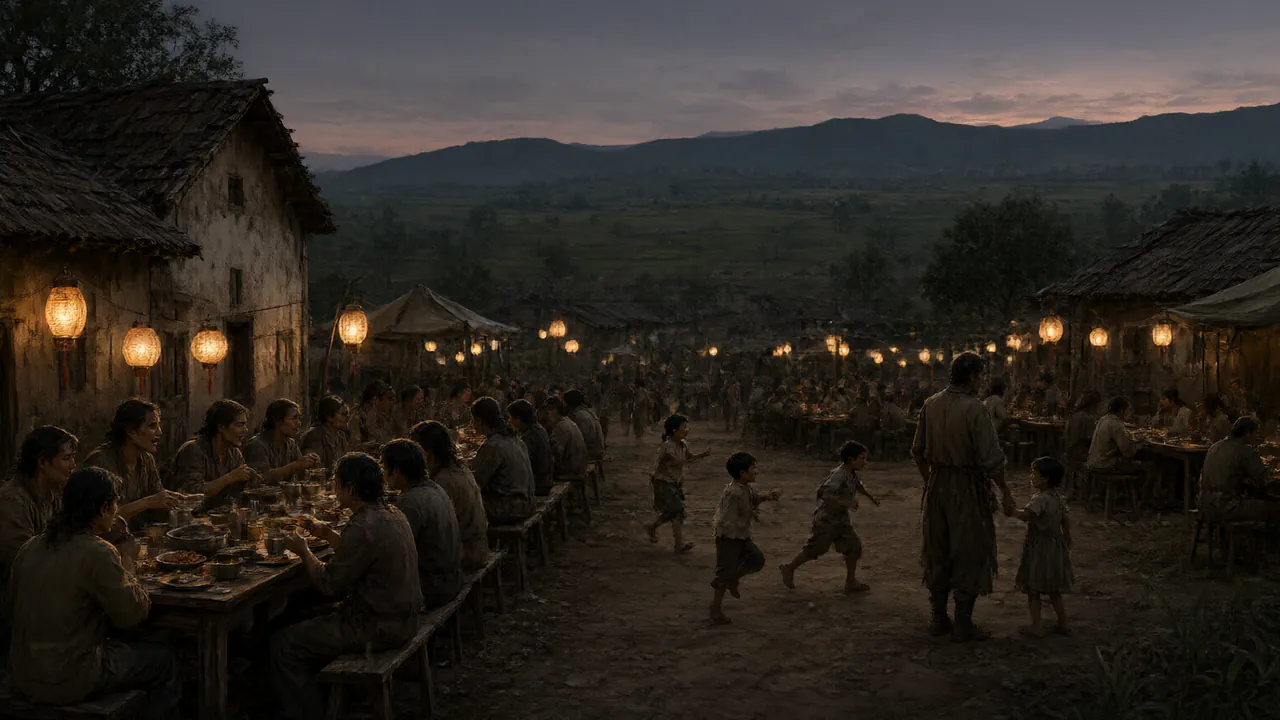
#> input picture assets/scene_ending_community.webp, 1280 x 720 px
$ python -i style.py   (imports and definitions only)
#> lines starting #> are read from the running program, lines starting #| are printed output that depends on the picture
#> further down, picture is the input picture: PIL image 1280x720 RGB; mean R, G, B 45.3, 40.4, 34.8
"""Make generated sprites read like hand-made game art: flat colour bands from a limited palette,
softened micro-detail and one consistent dark outline. Works on RGBA images at their final size."""
import numpy as np
from PIL import Image, ImageFilter, ImageEnhance

OUTLINE = (24, 20, 18)


def stylize(im, colors=20, outline=2, sat=0.9):
#> called with colors = 20, outline = 2, sat = 0.9
    im = im.convert('RGBA')
    a = np.array(im)
    alpha = a[..., 3]
#> alpha: shape (720, 1280); every value is 255
    # 1) knock down painterly micro-texture, keep edges
    rgb = Image.fromarray(a[..., :3]).filter(ImageFilter.ModeFilter(3)).filter(ImageFilter.SMOOTH)
    rgb = ImageEnhance.Color(rgb).enhance(sat)
    # 2) flat bands: quantize only the visible pixels to a small palette
    vis = alpha > 40
#> vis: shape (720, 1280) bool; every value is 1
    if vis.sum() > 16:
        px = np.array(rgb)[vis].reshape(-1, 1, 3)
        pal_src = Image.fromarray(px.astype('uint8'))
        q = pal_src.quantize(colors=colors, method=0, dither=0).convert('RGB')
        out = np.array(rgb)
        out[vis] = np.array(q).reshape(-1, 3)
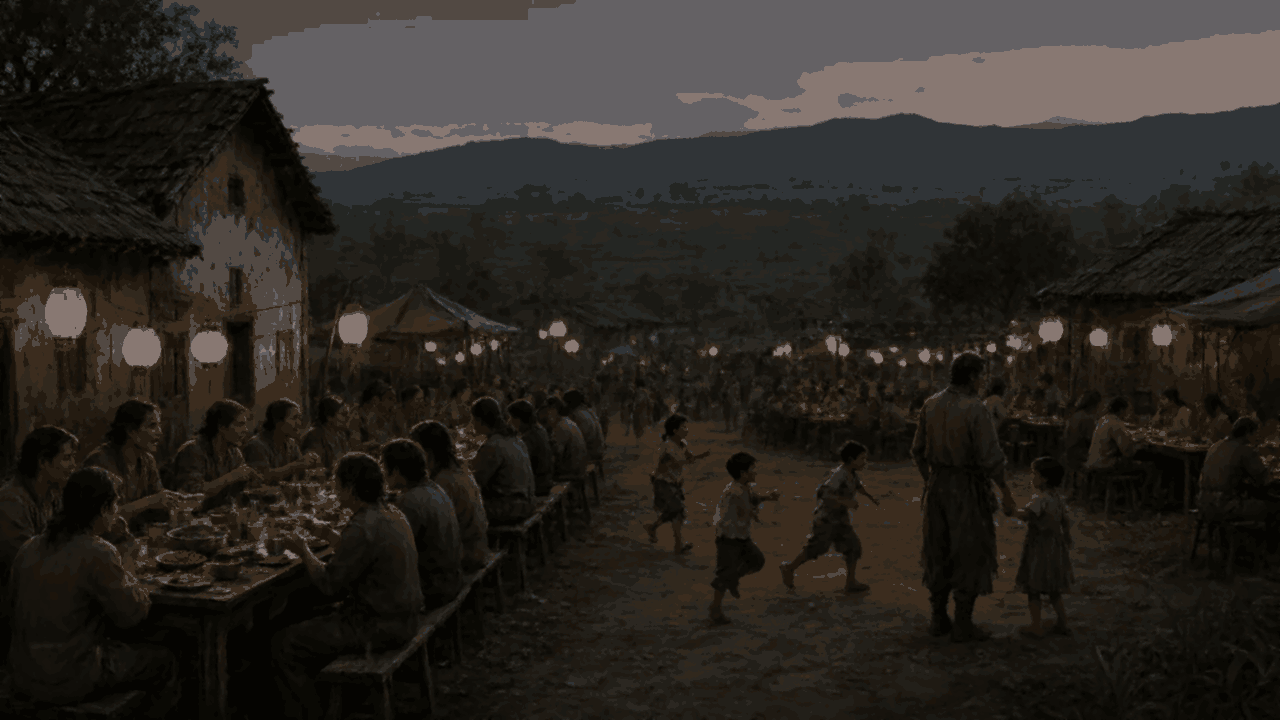
#> out: shape (720, 1280, 3); mean R, G, B 43.6, 39.5, 34.5
        rgb = Image.fromarray(out)
    # 3) hard-ish alpha edge + uniform outline
    al = Image.fromarray(np.where(alpha > 110, 255, 0).astype('uint8'))
    body = Image.merge('RGBA', (*rgb.split(), al))
    if outline:
        grown = al.filter(ImageFilter.MaxFilter(outline * 2 + 1))
        base = Image.new('RGBA', im.size, OUTLINE + (0,))
        base.putalpha(grown)
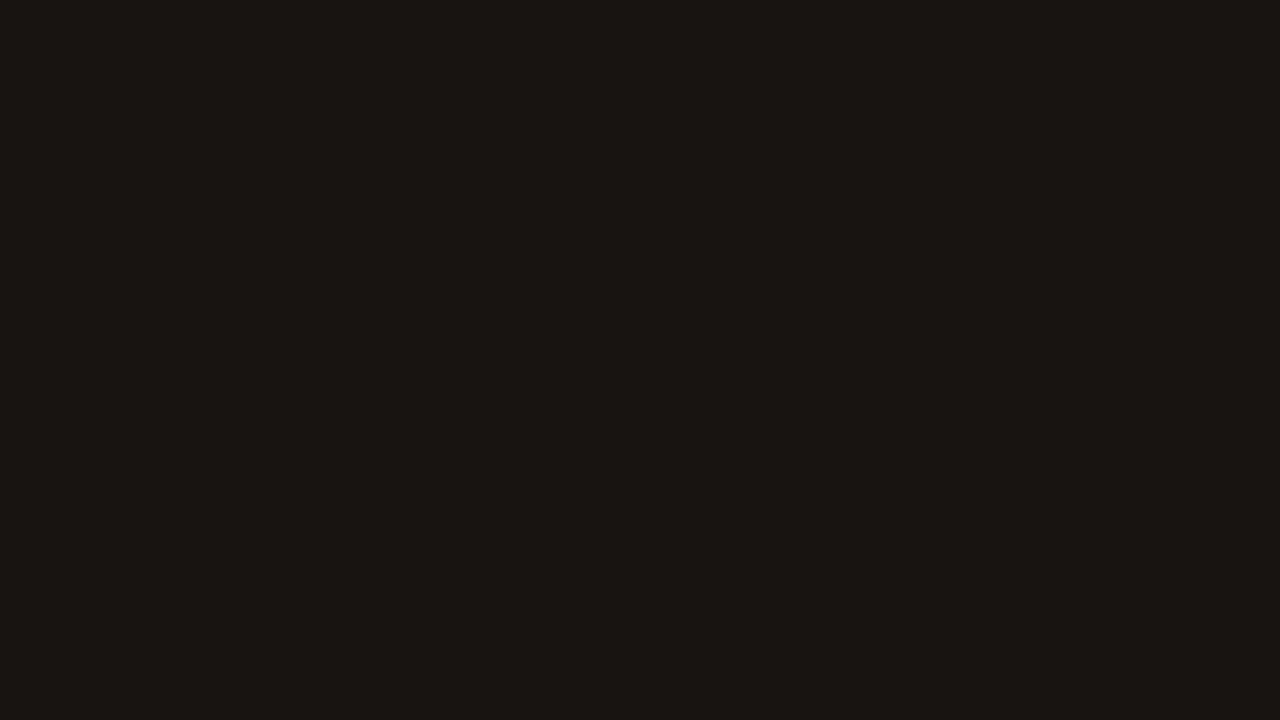
#> base: PIL image 1280x720 RGBA; mean R, G, B, A 24, 20, 18, 255
        base.alpha_composite(body)
        body = base
    return body

>>> from PIL import Image
>>> picture = Image.open('../../assets/scene_ending_community.webp')
>>> result = stylize(picture)

$ run again, on assets/scene_ending_cure.webp
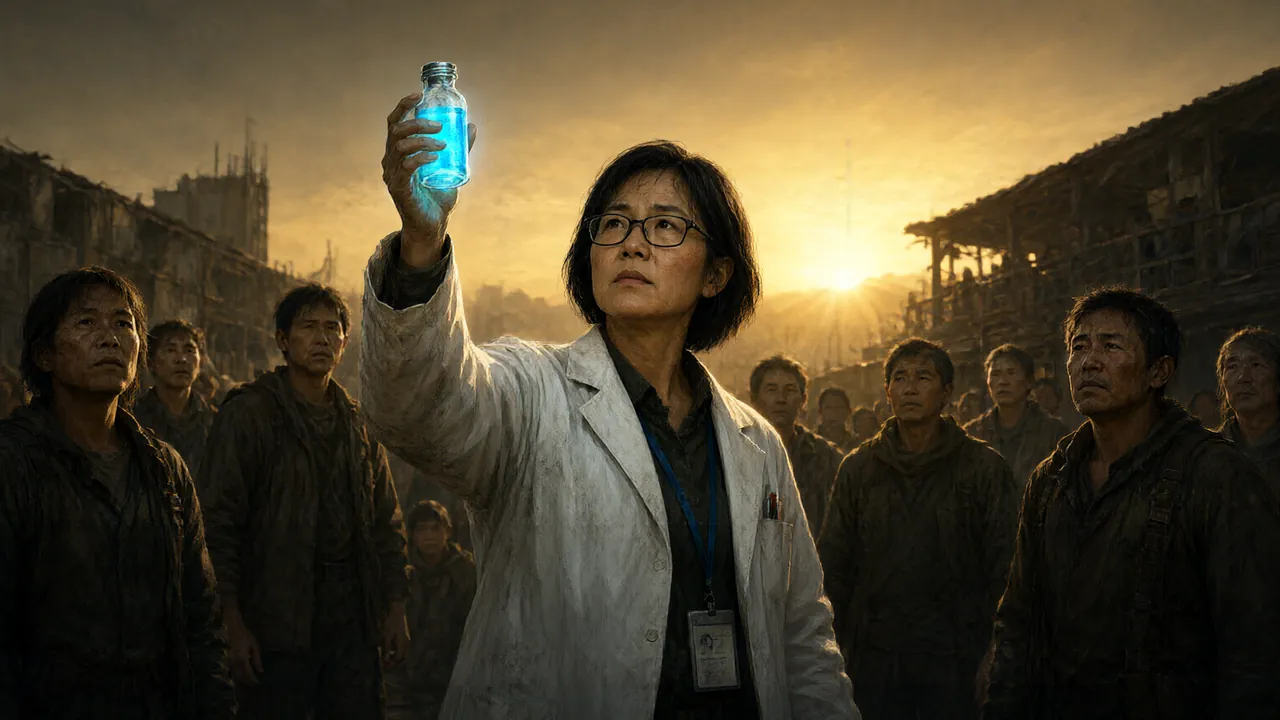
#> input picture assets/scene_ending_cure.webp, 1280 x 720 px
#> picture is the input picture: PIL image 1280x720 RGB; mean R, G, B 80, 69.4, 47.1
#> alpha: shape (720, 1280); every value is 255
#> vis: shape (720, 1280) bool; every value is 1
#> in stylize, `out[vis] = np.array(q).reshape(-1, 3)`:
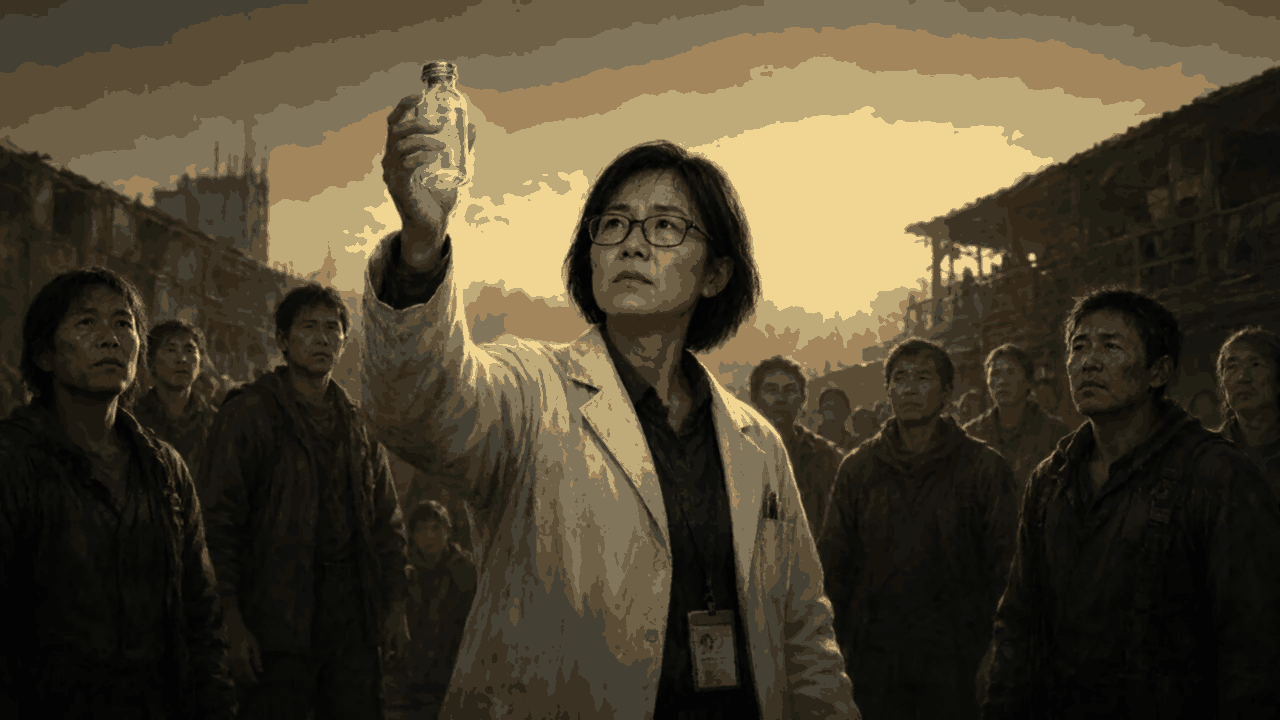
#> out: shape (720, 1280, 3); mean R, G, B 77.6, 68.2, 48.5

$ run again, on assets/scene_ending_evac.webp
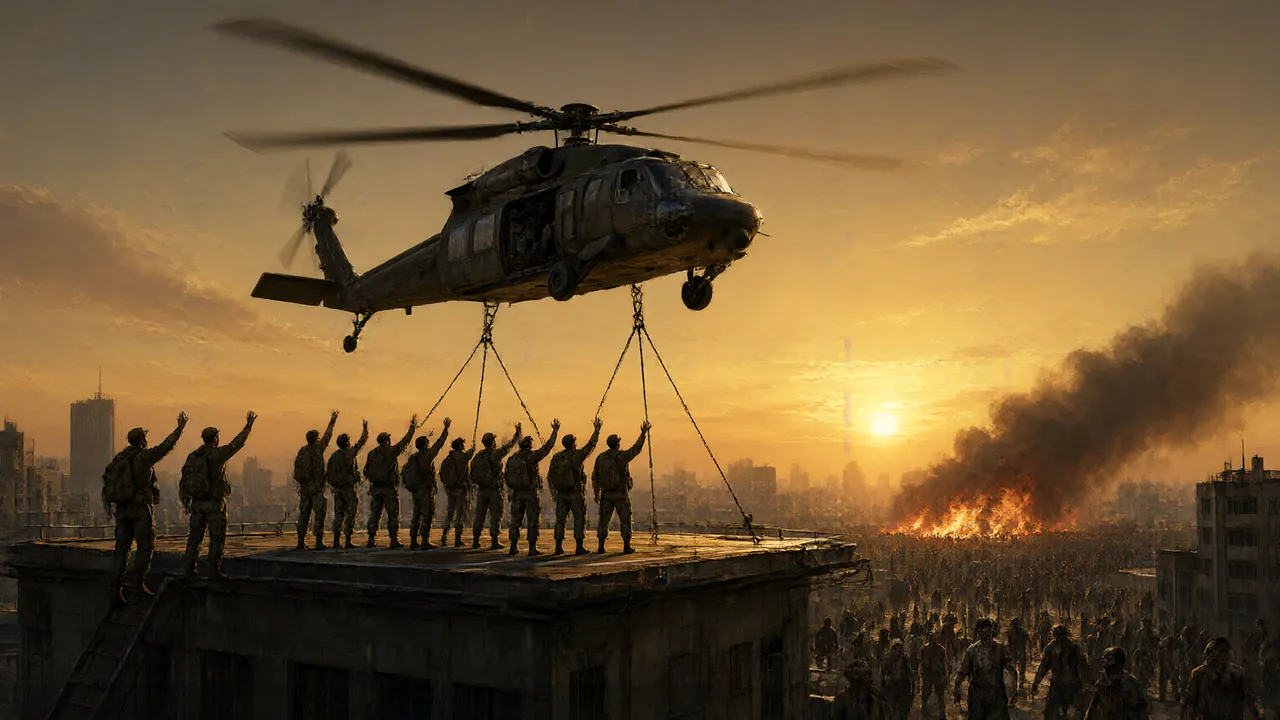
#> input picture assets/scene_ending_evac.webp, 1280 x 720 px
#> picture is the input picture: PIL image 1280x720 RGB; mean R, G, B 111.4, 87.1, 53.1
#> alpha: shape (720, 1280); every value is 255
#> vis: shape (720, 1280) bool; every value is 1
#> in stylize, `out[vis] = np.array(q).reshape(-1, 3)`:
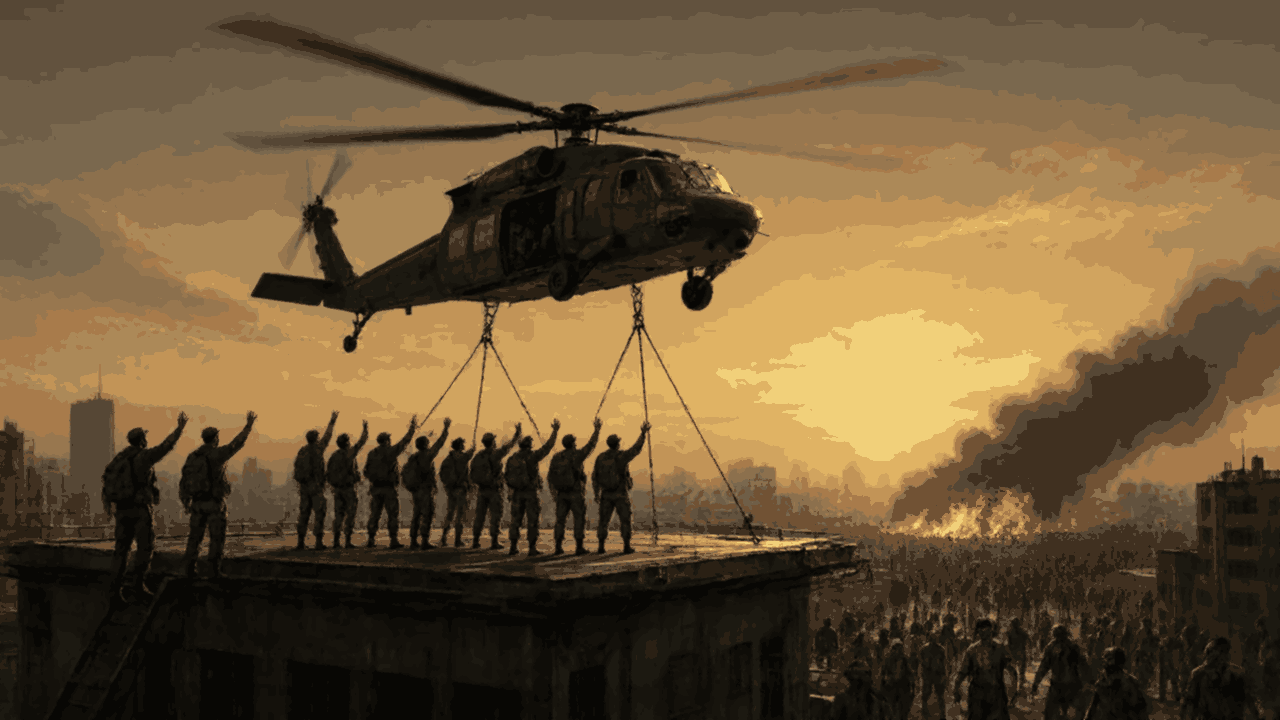
#> out: shape (720, 1280, 3); mean R, G, B 108.4, 86.7, 56

$ run again, on assets/scene_ending_warlord.webp
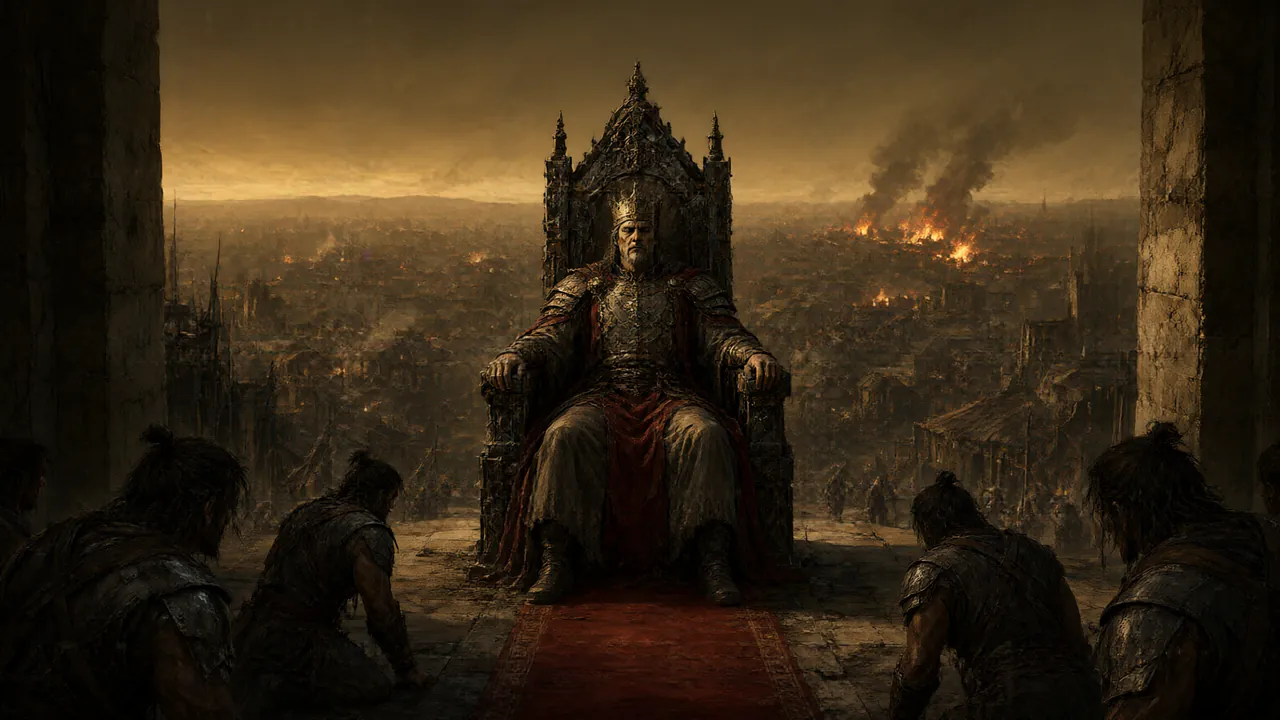
#> input picture assets/scene_ending_warlord.webp, 1280 x 720 px
#> picture is the input picture: PIL image 1280x720 RGB; mean R, G, B 55.4, 41.6, 22.9
#> alpha: shape (720, 1280); every value is 255
#> vis: shape (720, 1280) bool; every value is 1
#> in stylize, `out[vis] = np.array(q).reshape(-1, 3)`:
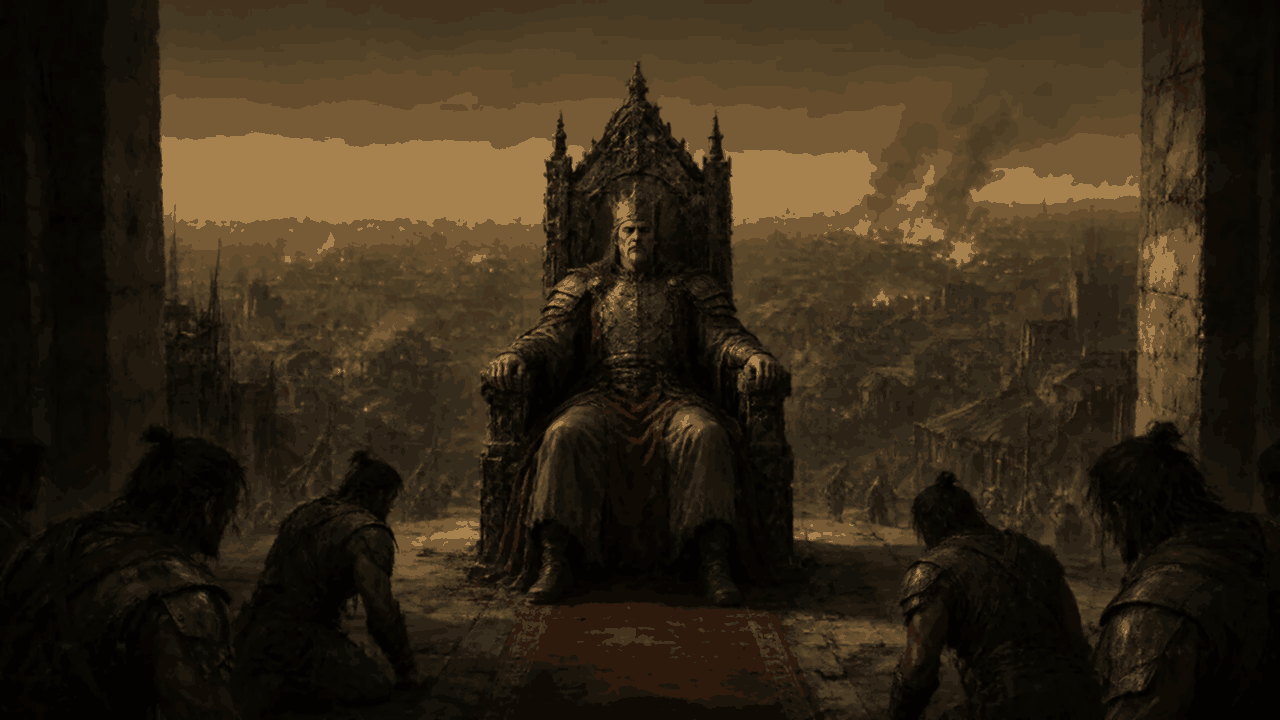
#> out: shape (720, 1280, 3); mean R, G, B 52.6, 40.7, 23.9
